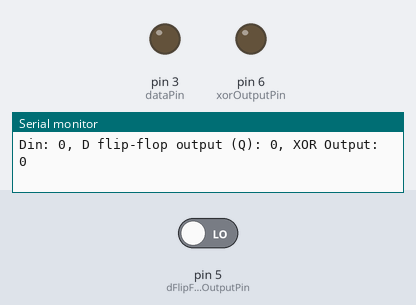
Simulated run of this sketch. Board: Arduino Uno, built with avr-gcc and run on an emulated ATmega328P. On the bench: output pins drawn as LEDs (lit = HIGH), the last lines printed to the serial monitor. The test bench sets the inputs (shaded band); at power-on: pin 5 (dFlipFlopOutputPin) LOW. Pins used as bus, display or sensor lines are not drawn.

Above: at 2.8 s.
2.9 s: pin 5 (dFlipFlopOutputPin) driven HIGH
At 3.8 s:
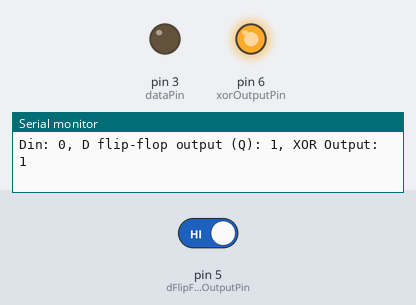
Timing chart, 0 to 5.9 s (numbered marks = the images above; inputs shaded):
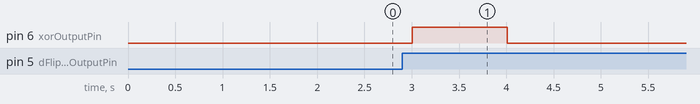

The sketch:

xorp.ino
```cpp
const int dataPin = 3;       // Connect to D (data) of 74HC74 IC - Arduino pin 3
const int clockPin = 4;      // Connect to CP (clock pulse) of 74HC74 IC - Arduino pin 4
const int dFlipFlopOutputPin = 5; // Connect to Q (output) of 74HC74 IC - Arduino pin 5
const int xorOutputPin = 6; // Connect to XOR Output - Arduino pin 6
bool previousOutput = LOW;

//const int xorInvertedOutputPin = 7;  // Connect to XOR Inverted Output - Arduino pin 7

float probabilityDinTransition = 0.3;
float voltageHigh = 3.3;
float voltageLow = 0.0;
float averageVoltageX = 0.0;
unsigned long samplePeriod = 1000; // Time in milliseconds for each clock period

void setup() {
  pinMode(dataPin, OUTPUT);
  pinMode(clockPin, OUTPUT);
  pinMode(dFlipFlopOutputPin, INPUT);
  pinMode(xorOutputPin, OUTPUT);
 // pinMode(xorInvertedOutputPin, OUTPUT);

  // Initialize Serial communication for debugging purposes
  Serial.begin(9600);
}

void loop() {
  // Simulate a random data input (Din)


  // Apply the data input to the D input of the 74HC74 IC
 int dataInput = digitalRead(dataPin);

  // Create a rising edge on the clock (CP) to trigger the D flip-flop
  digitalWrite(clockPin, HIGH);
  delay(1);
  digitalWrite(clockPin, LOW);

  // Read the output (Q) of the 74HC74 IC and store it in a variable
  bool dFlipFlopOutput = digitalRead(dFlipFlopOutputPin);

  // Calculate XOR Output and XOR Inverted Output
  bool xorOutput = dFlipFlopOutput ^ previousOutput;
 // bool xorInvertedOutput = !xorOutput;

  // Output the results of XOR gate to the respective pins
  digitalWrite(xorOutputPin, xorOutput);
//  digitalWrite(xorInvertedOutputPin, xorInvertedOutput);
  previousOutput = dFlipFlopOutput;
  // Print the output states to the Serial Monitor
  Serial.print("Din: ");
  Serial.print(dataInput);
  Serial.print(", D flip-flop output (Q): ");
  Serial.print(dFlipFlopOutput);
  Serial.print(", XOR Output: ");
  Serial.println(xorOutput);
 // Serial.print(", XOR Inverted Output: ");
 // Serial.println(xorInvertedOutput);

  // Add a small delay before repeating the loop
  delay(1000);
}
```

Measured:
- after the input at 2.9 s, pin 6 (xorOutputPin): LOW → HIGH after 0.11 s, → LOW 1.0 s later
